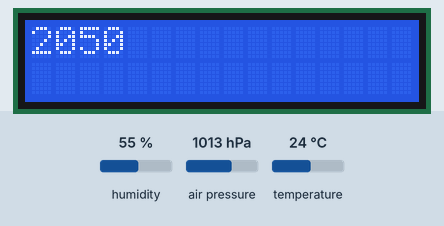
A sketch run on a simulated Arduino Uno, built with avr-gcc and run on an emulated ATmega328P. On the bench: 16×2 character LCD. The inputs (shaded band) are chosen by the test bench; at power-on: air pressure 1013 hPa, humidity 55 %, temperature 24 °C. What the sketch prints to the serial monitor is not drawn.

Above: at 2.7 s.
2.8 s: air pressure set to 1000 hPa
At 4.4 s:
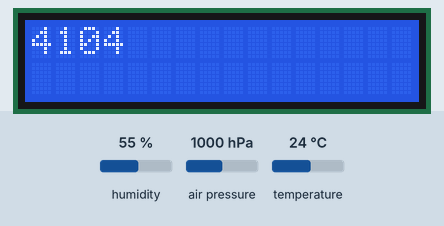
At 9.1 s:
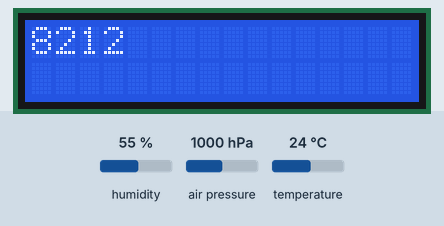
Timing chart, 0 to 10.6 s (numbered marks = the images above; inputs shaded):
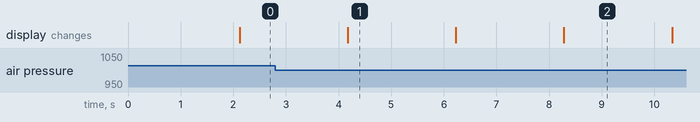

Measured:
- what the display in image 1 shows lasts 2.0 s, from 4.2 s to 6.2 s

The sketch:

T-P-Hu_test.ino
```cpp
#include <LiquidCrystal_I2C.h>

#include <Wire.h>
#include <SPI.h>
#include <Adafruit_Sensor.h>
#include <Adafruit_BMP280.h>
#include <Adafruit_Si7021.h>

LiquidCrystal_I2C lcd(0x27, 16, 2);

Adafruit_Si7021 ths = Adafruit_Si7021();
Adafruit_BMP280 tbps; // I2C
long startTime = 0;

void setup() {
  Serial.begin(115200);
  Serial.println(F("Joint T/P and T/Hu. test"));

  if (!tbps.begin()) {
    Serial.println("Could not find a valid BMP280 sensor, check wiring!");
    while (1000);
  }

  //if (!ths.begin()) {
    //Serial.println("Did not find Si7021 Temperature/Humidity sensor!");
    //while (true);
  //}
  lcd.begin();

  // Turn on the blacklight and print a message.
  lcd.backlight();

  startTime = millis() ;
}

void loop() {
  Serial.print("Humidity:    "); Serial.print(ths.readHumidity(), 2);
  Serial.print("\tTemperature: "); Serial.println(ths.readTemperature(), 2);

  Serial.print("Temperature = ");
    Serial.print(tbps.readTemperature());
    Serial.println(" *C");

    Serial.print("Pressure = ");
    Serial.print(tbps.readPressure() /1000.0);
    Serial.println(" kPa");

    Serial.print("Approx altitude = ");
    Serial.print(tbps.readAltitude(1013.25)); // this should be adjusted to your local forcase
    Serial.println(" m");

    Serial.println();
    delay(2000);

    lcd.clear();
    lcd.print(millis() - startTime);

}
```
